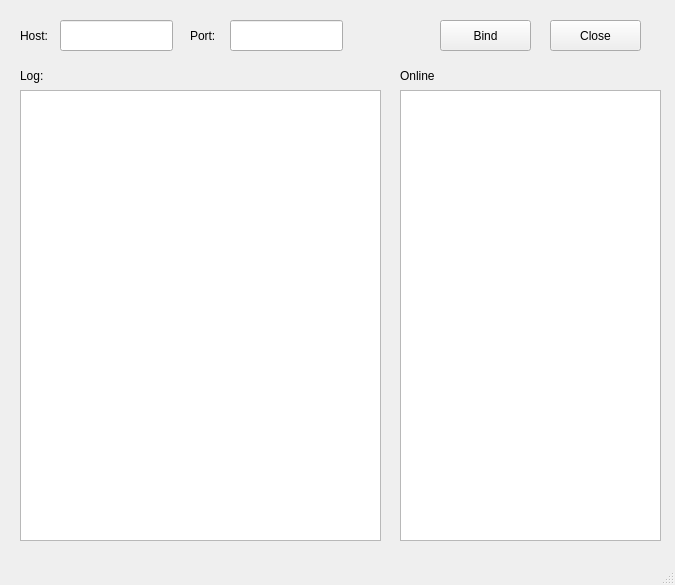
<?xml version="1.0" encoding="UTF-8"?>
<ui version="4.0">
 <class>Server</class>
 <widget class="QMainWindow" name="Server">
  <property name="geometry">
   <rect>
    <x>0</x>
    <y>0</y>
    <width>675</width>
    <height>585</height>
   </rect>
  </property>
  <property name="windowTitle">
   <string>Server</string>
  </property>
  <widget class="QWidget" name="centralwidget">
   <widget class="QPushButton" name="bindButton">
    <property name="geometry">
     <rect>
      <x>440</x>
      <y>20</y>
      <width>91</width>
      <height>31</height>
     </rect>
    </property>
    <property name="text">
     <string>Bind</string>
    </property>
   </widget>
   <widget class="QLabel" name="label">
    <property name="geometry">
     <rect>
      <x>20</x>
      <y>20</y>
      <width>51</width>
      <height>31</height>
     </rect>
    </property>
    <property name="text">
     <string>Host:</string>
    </property>
   </widget>
   <widget class="QLabel" name="label_2">
    <property name="geometry">
     <rect>
      <x>190</x>
      <y>20</y>
      <width>51</width>
      <height>31</height>
     </rect>
    </property>
    <property name="text">
     <string>Port:</string>
    </property>
   </widget>
   <widget class="QPushButton" name="closeButton">
    <property name="geometry">
     <rect>
      <x>550</x>
      <y>20</y>
      <width>91</width>
      <height>31</height>
     </rect>
    </property>
    <property name="text">
     <string>Close</string>
    </property>
   </widget>
   <widget class="QLabel" name="label_3">
    <property name="geometry">
     <rect>
      <x>20</x>
      <y>60</y>
      <width>51</width>
      <height>31</height>
     </rect>
    </property>
    <property name="text">
     <string>Log:</string>
    </property>
   </widget>
   <widget class="QLineEdit" name="hostEdit">
    <property name="geometry">
     <rect>
      <x>60</x>
      <y>20</y>
      <width>113</width>
      <height>31</height>
     </rect>
    </property>
   </widget>
   <widget class="QLineEdit" name="portEdit">
    <property name="geometry">
     <rect>
      <x>230</x>
      <y>20</y>
      <width>113</width>
      <height>31</height>
     </rect>
    </property>
   </widget>
   <widget class="QTextBrowser" name="logBrowser">
    <property name="geometry">
     <rect>
      <x>20</x>
      <y>90</y>
      <width>361</width>
      <height>451</height>
     </rect>
    </property>
   </widget>
   <widget class="QLabel" name="label_4">
    <property name="geometry">
     <rect>
      <x>400</x>
      <y>60</y>
      <width>51</width>
      <height>31</height>
     </rect>
    </property>
    <property name="text">
     <string>Online</string>
    </property>
   </widget>
   <widget class="QTextBrowser" name="onlineBrowser">
    <property name="geometry">
     <rect>
      <x>400</x>
      <y>90</y>
      <width>261</width>
      <height>451</height>
     </rect>
    </property>
    <property name="readOnly">
     <bool>false</bool>
    </property>
   </widget>
  </widget>
  <widget class="QMenuBar" name="menubar">
   <property name="geometry">
    <rect>
     <x>0</x>
     <y>0</y>
     <width>675</width>
     <height>21</height>
    </rect>
   </property>
  </widget>
  <widget class="QStatusBar" name="statusbar"/>
 </widget>
 <resources/>
 <connections/>
</ui>
